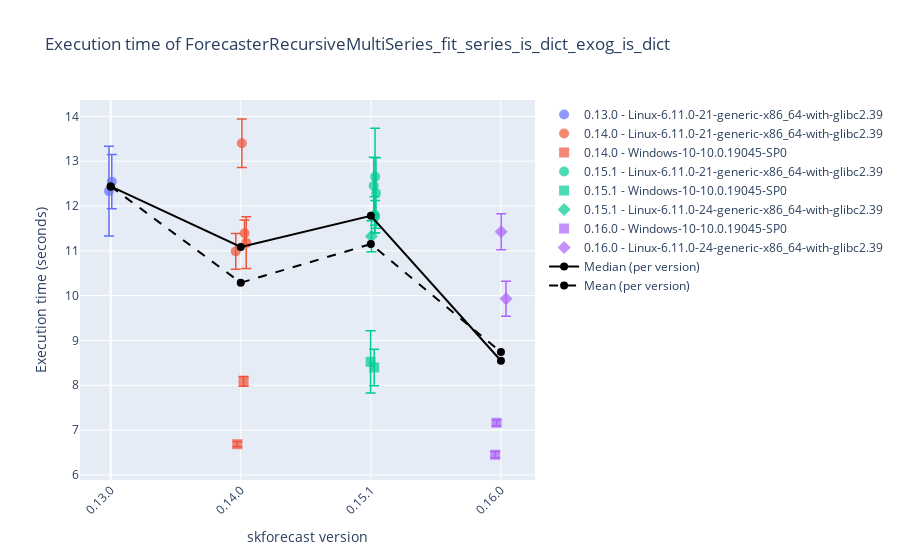
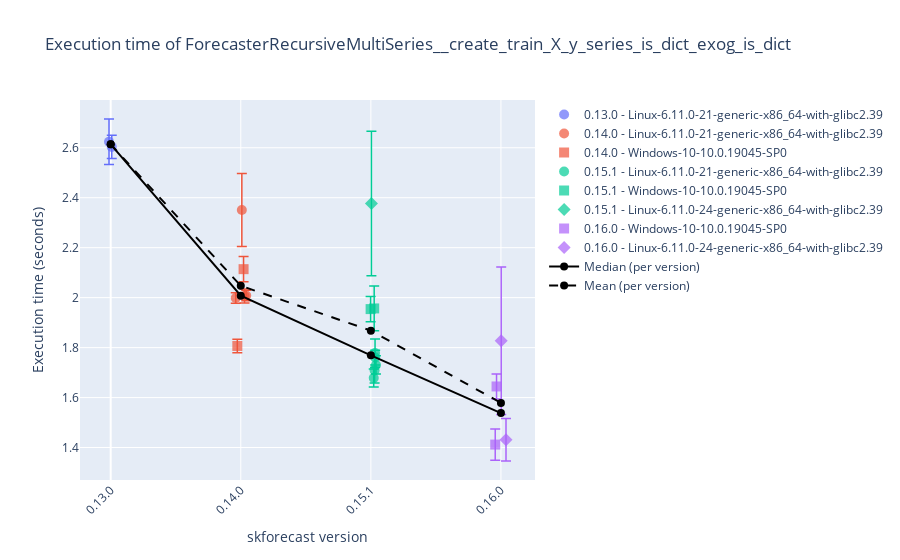
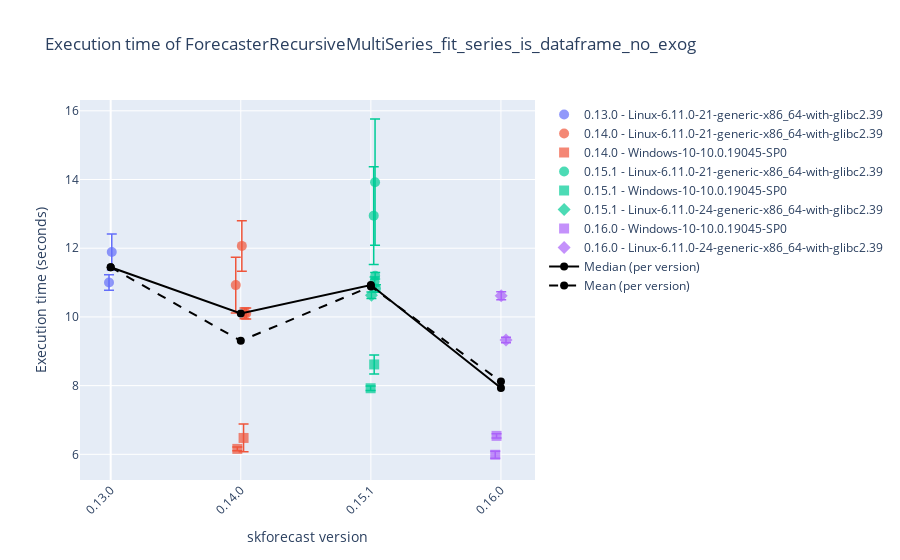
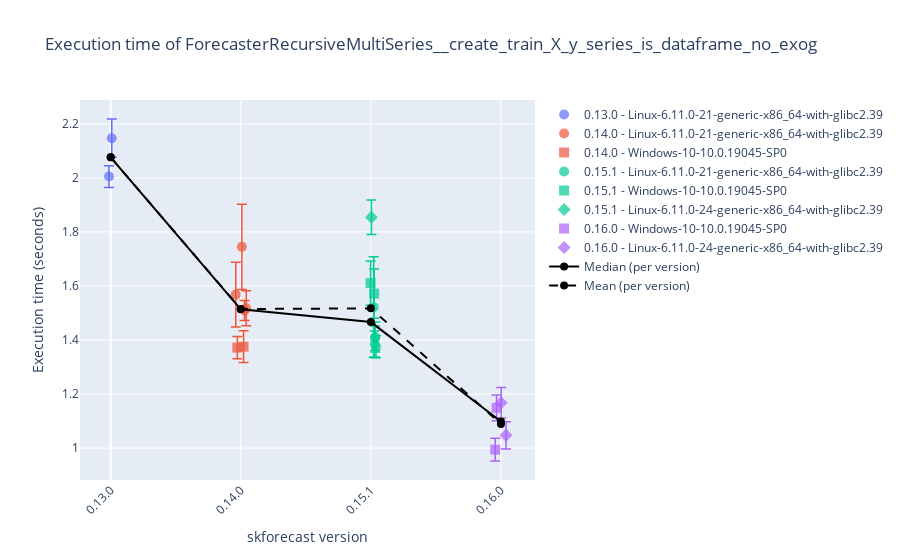

Notebook code for these charts, in order:
### Code cell
# Plot results
# ==============================================================================
display_df = True
selected_date = None
# 'Linux-6.11.0-24-generic-x86_64-with-glibc2.39'
# 'Windows-10-10.0.19045-SP0'
selected_platform = None

results_benchmark_all = joblib.load("./benchmark.joblib")
results_benchmark = results_benchmark_all.query("forecaster_name in ['ForecasterRecursiveMultiSeries', 'ForecasterAutoregMultiSeries']")
results_benchmark = results_benchmark.query("regressor_name == 'LGBMRegressor'")
for function_name in results_benchmark['function_name'].unique():
    df = results_benchmark.query(f"function_name == '{function_name}'")
    if selected_date:
        df = df[df['datetime'].dt.date == pd.to_datetime(selected_date).date()]
    if selected_platform:
        df = df[df['platform'] == selected_platform]
    if display_df:
        display(df)
    plot_benchmark_results(df.copy(), function_name, add_median=True, add_mean=True)
